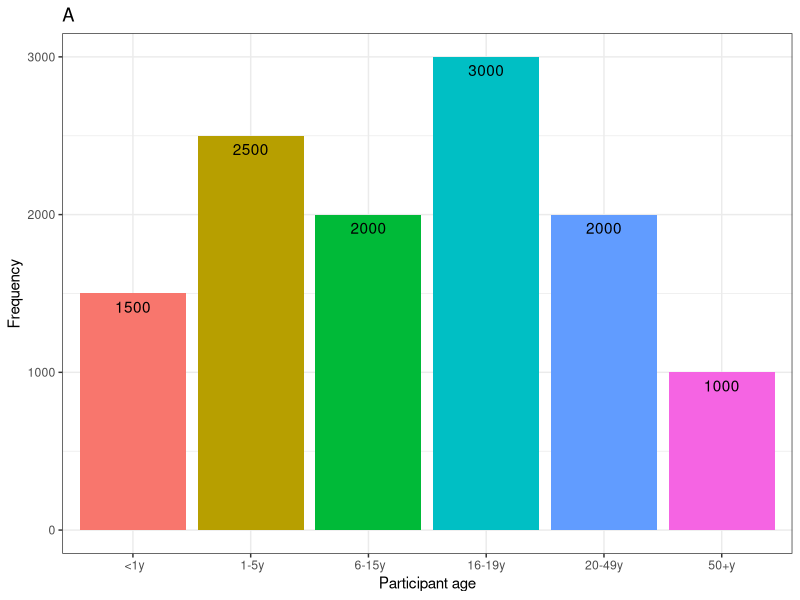

Reproduce this figure in R.
#Written by Deus
#26/07/2019
SMP.packages <-c("tidyverse")
lapply(SMP.packages, library, character.only=TRUE)

#sample size calculations
strataa.age=c(rep(" <1y",1500), rep(" 1-5y",2500), rep(" 6-15y",2000), rep("16-19y",3000), rep("20-49y",2000), rep("50+y",1000))
strataa.DF=as.data.frame(table(strataa.age))

dev.off()
ggplot(strataa.DF,aes(x=strataa.age,y=Freq,fill=strataa.age)) + geom_bar(stat="identity") + 
  geom_text(aes(label=Freq),vjust=1.6) + 
  theme_bw() + 
  theme(legend.position = "none") + 
  labs(title="A", x ="Participant age", y = "Frequency")

  


